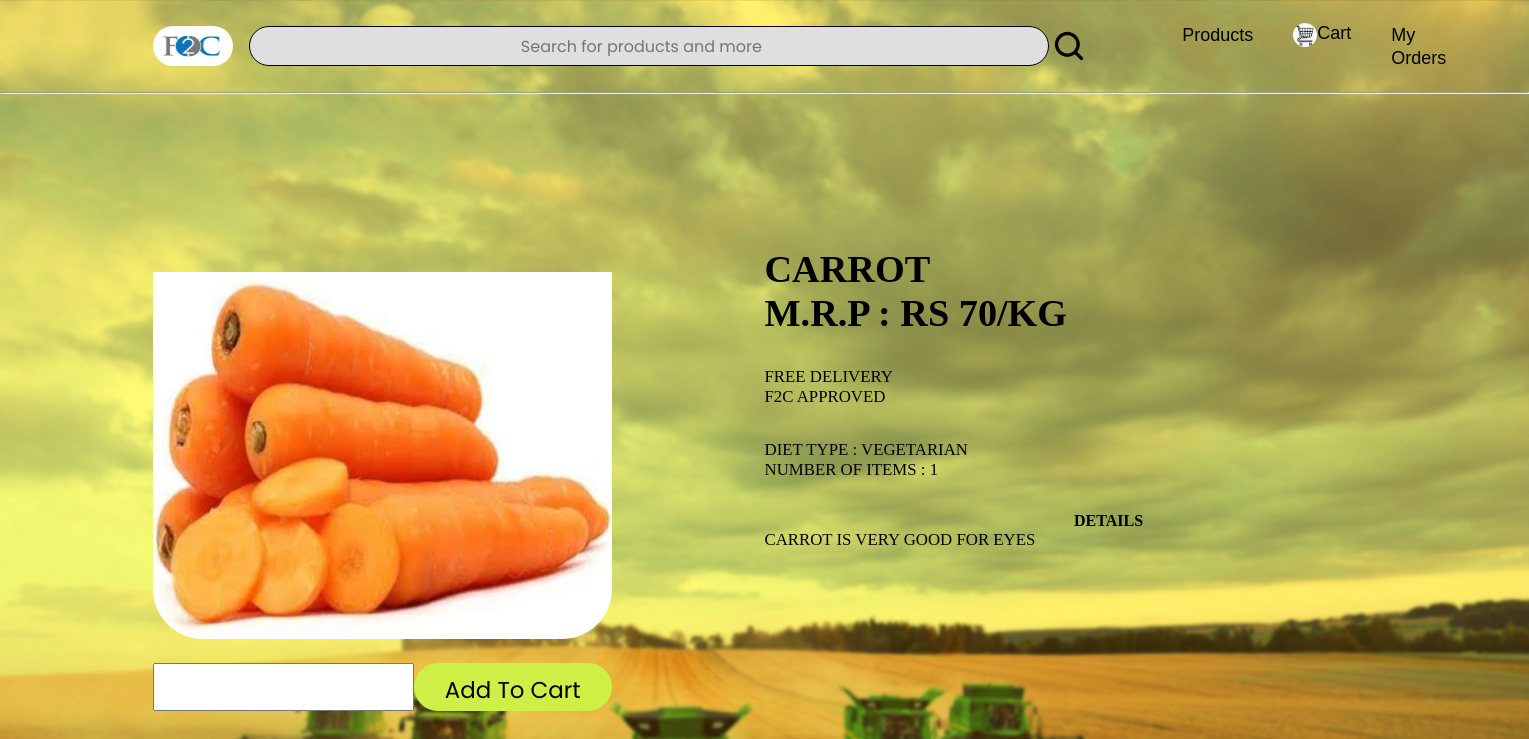
Page /products/6 (signed in) on the committed database.
### sales/models.py (models this page shows, shortened)
class Crop(models.Model):
    farmer_name = models.ForeignKey(Farmer, on_delete=models.CASCADE)
    crop_name = models.CharField(max_length=50)
    stock = models.IntegerField()
    cost = models.IntegerField()
    desc = models.TextField(blank=True, null=True)
    image = models.ImageField(upload_to='crop_images/')

### sales/views.py (the view)
# urls.py: path('products/<int:pk>',productDetail, name='productDetail'),
def productDetail(request,pk):
    if not request.user.is_authenticated:
        return redirect('login')
    try:
        user = CustomUser.objects.get(username=request.user)
        customer = Customer.objects.get(name=user)
        product = Crop.objects.get(pk=pk)
        print(f"user type: {user.user_type}")
        form = AddToCartForm(request.POST)
        if form.is_valid():
            qty = request.POST['qty']
            cart_item = Cart.objects.create(user = customer, product=product, qty=qty, total_cost = qty*product.cost)
            return redirect('cart')
        context={"product":product,"user_type" :user.user_type,"form":form}
    except ObjectDoesNotExist:
        context={}
    return render(request, 'sales/productDetail.html',context)

### sales/forms.py
class AddToCartForm(forms.Form):
    qty = forms.IntegerField(required=True)

### authentication/models.py (called while the page is built)
    def __str__(self):
      return self.username

### sales/templates/sales/productDetail.html (shortened to what this page needs)
{% extends 'sales/base_file.html' %}  {%block content %}
{% if product %}
    <div class="info_box">
        <div class="name_price"><h1>{{product.crop_name}}<h1/>
            <h1>M.R.P : Rs {{product.cost}}/KG</h1>
        </div>
        <div>
            <p>Free Delivery</p>
            <p>F2C Approved</p>
        </div>
        <div>
            <p>Diet Type : Vegetarian</p>
            <p>Number of items : 1</p>
        </div>
        <div class="aboout">
            <h2>Details</h2>
            <p>
{{product.desc}} </p>
        </div>
    </div>
    <form method="POST" class="image_box">
        <img class="productDetailImage" src="{{product.image.url}}">
        <div class="options_flex">
            {{form.qty}}
        <input type="submit" class="add_to_cart" value='Add to Cart'>
        </div>
    </form>
{% else %}
<p>Error from our side.. Will fix it soon!</p>
{% endif %}
{% endblock content %}

### static/visit.css (style rules this page uses)
* { margin: 0; padding: 0; font-family: 'Poppins', sans-serif; }
body { min-height: 100vh; max-width: 100vw; width: 100%; background-image: url('./images/bg_new.png'); background-position: center; background-size: cover; }
* { box-sizing: border-box; margin: 0; padding: 0; }
img { border-radius: 50px; width: 253px; height: 200px; margin-top: 25px; margin-left: 1px; }
h2 { font-size: 2vh; text-align: center; color: #000000; margin: 0; }
.image_box { display: flex; flex-direction: column; width: 50vw; height: 100vh; align-items: center; gap: 3%; }
.info_box { position: absolute; right: 0%; width: 50vw; height: 100vh; }
img.productDetailImage { padding-top: 20%; height: 65vh; width: 30vw; }
.options_flex { display: flex; width: 30vw; justify-content: space-evenly; }
.add_to_cart { background: #CEF046; border: 0; border-radius: 25px; font-family: 'Poppins'; font-style: normal; font-weight: 400; font-size: 1.5vw; line-height: 27px; padding: 3% 3%; text-align: center; text-transform: capitalize; height: 6vh; width: 14vw; color: #000000; }
.info_box { padding-top: 10%; padding-right: 5%; display: flex; flex-direction: column; gap: 5% }
p { font-family: 'Montserrat'; font-style: normal; font-weight: 20%; font-size: 1.1vw; line-height: auto; text-transform: uppercase; color: #000000; }
h1 { font-family: 'Montserrat'; font-style: bold; font-weight: 1.2vw; font-size: 2.5vw; line-height: auto; text-transform: uppercase; color: #000000; }
h2 { font-family: 'Montserrat'; font-style: bold; font-weight: 1.2vw; font-size: 2vw; line-height: auto; text-transform: uppercase; color: #000000; }
body { margin: 0; font-family: sans-serif; }

### rows in the picture
Crop: crop_name "CARROT", cost "70", desc "CARROT IS VERY GOOD FOR EYES", image (picture)
